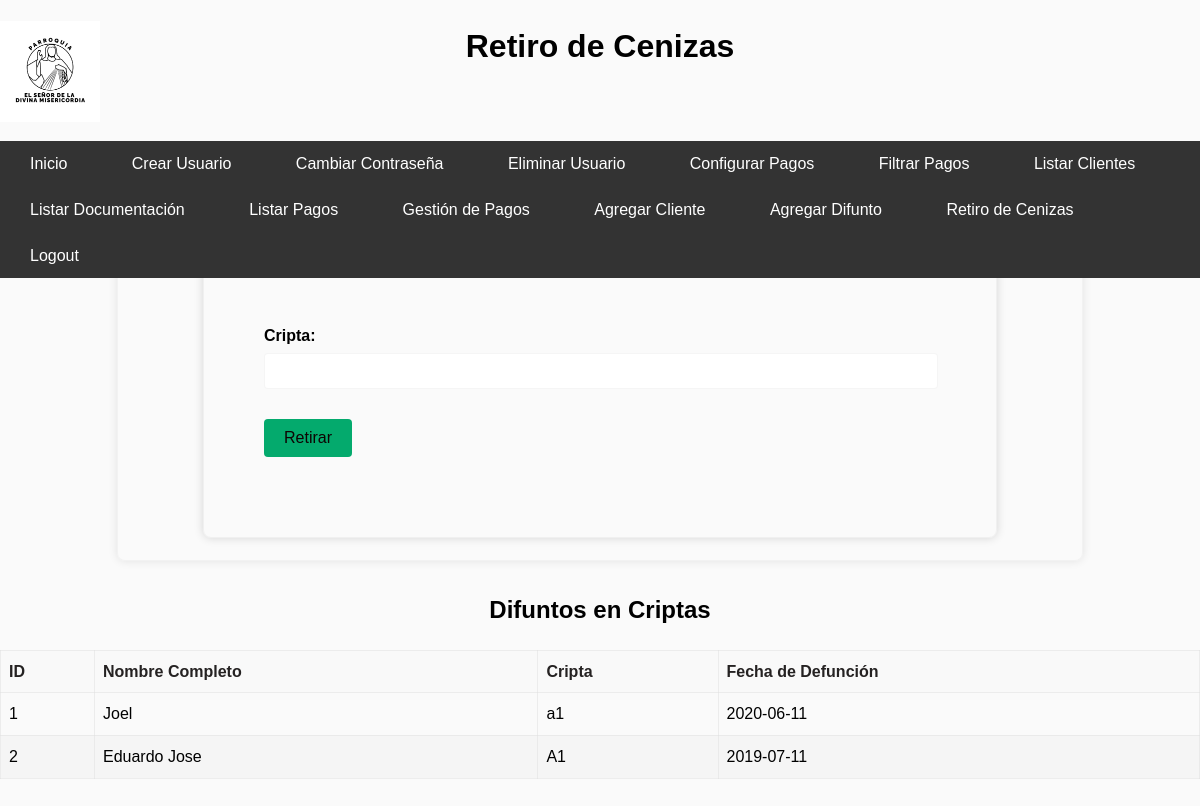
Before: /retiro_cenizas (signed in) with the older database file.
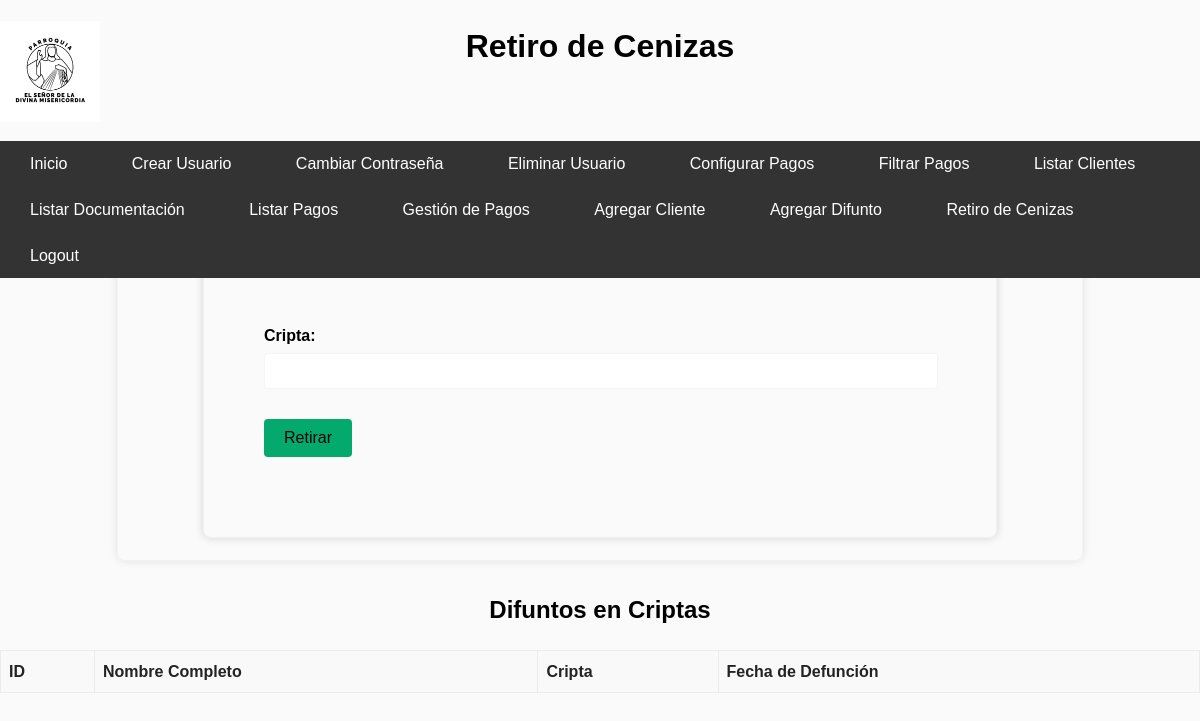
After: the same page with the newer database file.
### tables this page shows
CREATE TABLE Difuntos (
    ID_difunto INTEGER PRIMARY KEY AUTOINCREMENT,
    Nombre_completo TEXT,
    Apellido_paterno TEXT,
    Apellido_materno TEXT,
    Cripta TEXT,
    Fecha_defuncion DATE,
    Fecha DATE,
    Fecha_Retiro DATE,
    FOREIGN KEY (Cripta) REFERENCES Clientes(Cripta)
);

### app.py (the view, shortened to what this page needs)
@app.route('/retiro_cenizas', methods=['GET', 'POST'])
@role_required(['cajera', 'admin'])
def retiro_cenizas():
    conn = get_db_connection()
    cursor = conn.cursor()
    cursor.execute('SELECT * FROM Difuntos WHERE Fecha_Retiro IS NULL')
    difuntos = cursor.fetchall()
    conn.close()
    return render_template('retiro_cenizas.html', difuntos=difuntos)

### app.py (called while the page is built)
def role_required(allowed_roles):
    def decorator(func):
        @wraps(func)
        def wrapper(*args, **kwargs):
            if 'role' in session and session['role'] in allowed_roles:
                return func(*args, **kwargs)
            else:
                flash('No tienes permiso para acceder a esta página.', 'error')
                return redirect(url_for('login'))  # Redirige a la página de inicio o a donde sea apropiado
        return wrapper
    return decorator

def get_db_connection():
    conn = sqlite3.connect('cripta_administracion.db')
    conn.row_factory = sqlite3.Row
    return conn

### templates/retiro_cenizas.html (shortened to what this page needs)
<!DOCTYPE html>
<html lang="es">
<head>
    <link rel="stylesheet" href="{{ url_for('static', filename='styles.css') }}">
</head>
<body>
    <header>
        <h1>Retiro de Cenizas</h1>
        {% if 'username' in session %}
        <div class="logo-container">
            <img src="static/assets/LogoBlanco.jpg" alt="Logo">
        </div>
        <nav>
            <ul class="navbar">
                <li><a href="{{ url_for('menu') }}">Inicio</a></li>
                {% if session['role'] == 'admin' %}
                <li><a href="{{ url_for('create_user') }}">Crear Usuario</a></li>
                <li><a href="{{ url_for('change_password') }}">Cambiar Contraseña</a></li>
                <li><a href="{{ url_for('delete_user') }}">Eliminar Usuario</a></li>
                <li><a href="{{ url_for('configurar_pagos') }}">Configurar Pagos</a></li>
                <li><a href="{{ url_for('filtrado_pagos') }}">Filtrar Pagos</a></li>
                <li><a href="{{ url_for('listar_clientes') }}">Listar Clientes</a></li>
                <li><a href="{{ url_for('listar_documentacion') }}">Listar Documentación</a></li>
                <li><a href="{{ url_for('listar_pagos') }}">Listar Pagos</a></li>
                {% endif %}
                <li><a href="{{ url_for('pagos_cajero') }}">Gestión de Pagos</a></li>
                <li><a href="{{ url_for('agregar_cliente') }}">Agregar Cliente</a></li>
                <li><a href="{{ url_for('agregar_difunto') }}">Agregar Difunto</a></li>
                <li><a href="{{ url_for('retiro_cenizas') }}">Retiro de Cenizas</a></li>
                <li><a href="{{ url_for('logout') }}">Logout</a></li>
            </ul>
        </nav>
        {% endif %}
    </header>
    <main>
        <div class="change-password-container">
            <h2>Retirar Cenizas</h2>
            <form method="post">
                <div class="form-group">
                    <label for="cripta">Cripta:</label>
                    <input type="text" id="cripta" name="cripta" required>
                </div>
                <div class="form-group">
                    <button type="submit">Retirar</button>
                </div>
            </form>
        </div>
        <h2>Difuntos en Criptas</h2>
        <table>
            <thead>
                <tr>
                    <th>ID</th>
                    <th>Nombre Completo</th>
                    <th>Cripta</th>
                    <th>Fecha de Defunción</th>
                </tr>
            </thead>
            <tbody>
                {% for difunto in difuntos %}
                <tr>
                    <td>{{ difunto['ID_difunto'] }}</td>
                    <td>{{ difunto['Nombre_completo'] }}</td>
                    <td>{{ difunto['Cripta'] }}</td>
                    <td>{{ difunto['Fecha_defuncion'] }}</td>
                </tr>
                {% endfor %}
            </tbody>
        </table>
    </main>
</body>
</html>

Changed rows visible on the page:
removed Difuntos: ID_difunto "1", Nombre_completo "Joel", Cripta "a1", Fecha_defuncion "2020-06-11"
removed Difuntos: ID_difunto "2", Nombre_completo "Eduardo Jose", Cripta "A1", Fecha_defuncion "2019-07-11"
